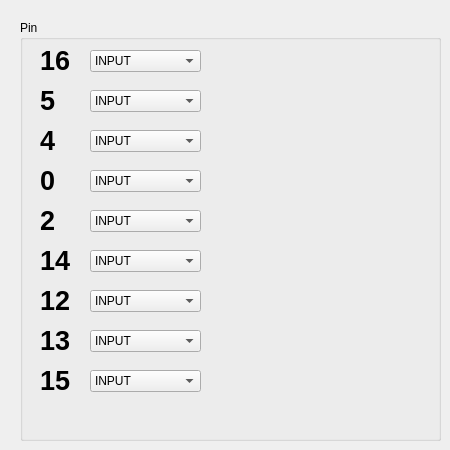
    <widget class="QWidget" name="tab_10">
     <attribute name="title">
      <string>Hardware</string>
     </attribute>
     <widget class="QGroupBox" name="groupBox">
      <property name="geometry">
       <rect>
        <x>20</x>
        <y>20</y>
        <width>421</width>
        <height>421</height>
       </rect>
      </property>
      <property name="title">
       <string>Pin</string>
      </property>
      <widget class="QLabel" name="pin_16_label">
       <property name="geometry">
        <rect>
         <x>20</x>
         <y>30</y>
         <width>47</width>
         <height>21</height>
        </rect>
       </property>
       <property name="font">
        <font>
         <pointsize>20</pointsize>
         <weight>75</weight>
         <bold>true</bold>
        </font>
       </property>
       <property name="text">
        <string>16</string>
       </property>
      </widget>
      <widget class="QComboBox" name="pin_16_comboBox">
       <property name="geometry">
        <rect>
         <x>70</x>
         <y>30</y>
         <width>111</width>
         <height>22</height>
        </rect>
       </property>
       <item>
        <property name="text">
         <string>INPUT</string>
        </property>
       </item>
       <item>
        <property name="text">
         <string>OUTPUT</string>
        </property>
       </item>
       <item>
        <property name="text">
         <string>INPUT_PULLUP</string>
        </property>
       </item>
      </widget>
      <widget class="QLabel" name="pin_5_label">
       <property name="geometry">
        <rect>
         <x>20</x>
         <y>70</y>
         <width>47</width>
         <height>21</height>
        </rect>
       </property>
       <property name="font">
        <font>
         <pointsize>20</pointsize>
         <weight>75</weight>
         <bold>true</bold>
        </font>
       </property>
       <property name="text">
        <string>5</string>
       </property>
      </widget>
      <widget class="QComboBox" name="pin_5_comboBox">
       <property name="geometry">
        <rect>
         <x>70</x>
         <y>70</y>
         <width>111</width>
         <height>22</height>
        </rect>
       </property>
       <item>
        <property name="text">
         <string>INPUT</string>
        </property>
       </item>
       <item>
        <property name="text">
         <string>OUTPUT</string>
        </property>
       </item>
       <item>
        <property name="text">
         <string>INPUT_PULLUP</string>
        </property>
       </item>
      </widget>
      <widget class="QLabel" name="pin_4_label">
       <property name="geometry">
        <rect>
         <x>20</x>
         <y>110</y>
         <width>47</width>
         <height>21</height>
        </rect>
       </property>
       <property name="font">
        <font>
         <pointsize>20</pointsize>
         <weight>75</weight>
         <bold>true</bold>
        </font>
       </property>
       <property name="text">
        <string>4</string>
       </property>
      </widget>
      <widget class="QComboBox" name="pin_4_comboBox">
       <property name="geometry">
        <rect>
         <x>70</x>
         <y>110</y>
         <width>111</width>
         <height>22</height>
        </rect>
       </property>
       <item>
        <property name="text">
         <string>INPUT</string>
        </property>
       </item>
       <item>
        <property name="text">
         <string>OUTPUT</string>
        </property>
       </item>
       <item>
        <property name="text">
         <string>INPUT_PULLUP</string>
        </property>
       </item>
      </widget>
      <widget class="QLabel" name="pin_0_label">
       <property name="geometry">
        <rect>
         <x>20</x>
         <y>150</y>
         <width>47</width>
         <height>21</height>
        </rect>
       </property>
       <property name="font">
        <font>
         <pointsize>20</pointsize>
         <weight>75</weight>
         <bold>true</bold>
        </font>
       </property>
       <property name="text">
        <string>0</string>
       </property>
      </widget>
      <widget class="QComboBox" name="pin_0_comboBox">
       <property name="geometry">
        <rect>
         <x>70</x>
         <y>150</y>
         <width>111</width>
         <height>22</height>
        </rect>
       </property>
       <item>
        <property name="text">
         <string>INPUT</string>
        </property>
       </item>
       <item>
        <property name="text">
         <string>OUTPUT</string>
        </property>
       </item>
       <item>
        <property name="text">
         <string>INPUT_PULLUP</string>
        </property>
       </item>
      </widget>
      <widget class="QLabel" name="pin_14_label">
       <property name="geometry">
        <rect>
         <x>20</x>
         <y>230</y>
         <width>47</width>
         <height>21</height>
        </rect>
       </property>
       <property name="font">
        <font>
         <pointsize>20</pointsize>
         <weight>75</weight>
         <bold>true</bold>
        </font>
       </property>
       <property name="text">
        <string>14</string>
       </property>
      </widget>
      <widget class="QComboBox" name="pin_14_comboBox">
       <property name="geometry">
        <rect>
         <x>70</x>
         <y>230</y>
         <width>111</width>
         <height>22</height>
        </rect>
       </property>
       <item>
        <property name="text">
         <string>INPUT</string>
        </property>
       </item>
       <item>
        <property name="text">
         <string>OUTPUT</string>
        </property>
       </item>
       <item>
        <property name="text">
         <string>INPUT_PULLUP</string>
        </property>
       </item>
      </widget>
      <widget class="QComboBox" name="pin_2_comboBox">
       <property name="geometry">
        <rect>
         <x>70</x>
         <y>190</y>
         <width>111</width>
         <height>22</height>
        </rect>
       </property>
       <item>
        <property name="text">
         <string>INPUT</string>
        </property>
       </item>
       <item>
        <property name="text">
         <string>OUTPUT</string>
        </property>
       </item>
       <item>
        <property name="text">
         <string>INPUT_PULLUP</string>
        </property>
       </item>
      </widget>
      <widget class="QLabel" name="pin_2_label">
       <property name="geometry">
        <rect>
         <x>20</x>
         <y>190</y>
         <width>47</width>
         <height>21</height>
        </rect>
       </property>
       <property name="font">
        <font>
         <pointsize>20</pointsize>
         <weight>75</weight>
         <bold>true</bold>
        </font>
       </property>
       <property name="text">
        <string>2</string>
       </property>
      </widget>
      <widget class="QLabel" name="pin_13_label">
       <property name="geometry">
        <rect>
         <x>20</x>
         <y>310</y>
         <width>47</width>
         <height>21</height>
        </rect>
       </property>
       <property name="font">
        <font>
         <pointsize>20</pointsize>
         <weight>75</weight>
         <bold>true</bold>
        </font>
       </property>
       <property name="text">
        <string>13</string>
       </property>
      </widget>
      <widget class="QLabel" name="pin_15_label">
       <property name="geometry">
        <rect>
         <x>20</x>
         <y>350</y>
         <width>47</width>
         <height>21</height>
        </rect>
       </property>
       <property name="font">
        <font>
         <pointsize>20</pointsize>
         <weight>75</weight>
         <bold>true</bold>
        </font>
       </property>
       <property name="text">
        <string>15</string>
       </property>
      </widget>
      <widget class="QComboBox" name="pin_13_comboBox">
       <property name="geometry">
        <rect>
         <x>70</x>
         <y>310</y>
         <width>111</width>
         <height>22</height>
        </rect>
       </property>
       <item>
        <property name="text">
         <string>INPUT</string>
        </property>
       </item>
       <item>
        <property name="text">
         <string>OUTPUT</string>
        </property>
       </item>
       <item>
        <property name="text">
         <string>INPUT_PULLUP</string>
        </property>
       </item>
      </widget>
      <widget class="QLabel" name="pin_12_label">
       <property name="geometry">
        <rect>
         <x>20</x>
         <y>270</y>
         <width>47</width>
         <height>21</height>
        </rect>
       </property>
       <property name="font">
        <font>
         <pointsize>20</pointsize>
         <weight>75</weight>
         <bold>true</bold>
        </font>
       </property>
       <property name="text">
        <string>12</string>
       </property>
      </widget>
      <widget class="QComboBox" name="pin_12_comboBox">
       <property name="geometry">
        <rect>
         <x>70</x>
         <y>270</y>
         <width>111</width>
         <height>22</height>
        </rect>
       </property>
       <item>
        <property name="text">
         <string>INPUT</string>
        </property>
       </item>
       <item>
        <property name="text">
         <string>OUTPUT</string>
        </property>
       </item>
       <item>
        <property name="text">
         <string>INPUT_PULLUP</string>
        </property>
       </item>
      </widget>
      <widget class="QComboBox" name="pin_15_comboBox">
       <property name="geometry">
        <rect>
         <x>70</x>
         <y>350</y>
         <width>111</width>
         <height>22</height>
        </rect>
       </property>
       <item>
        <property name="text">
         <string>INPUT</string>
        </property>
       </item>
       <item>
        <property name="text">
         <string>OUTPUT</string>
        </property>
       </item>
       <item>
        <property name="text">
         <string>INPUT_PULLUP</string>
        </property>
       </item>
      </widget>
     </widget>
    </widget>
